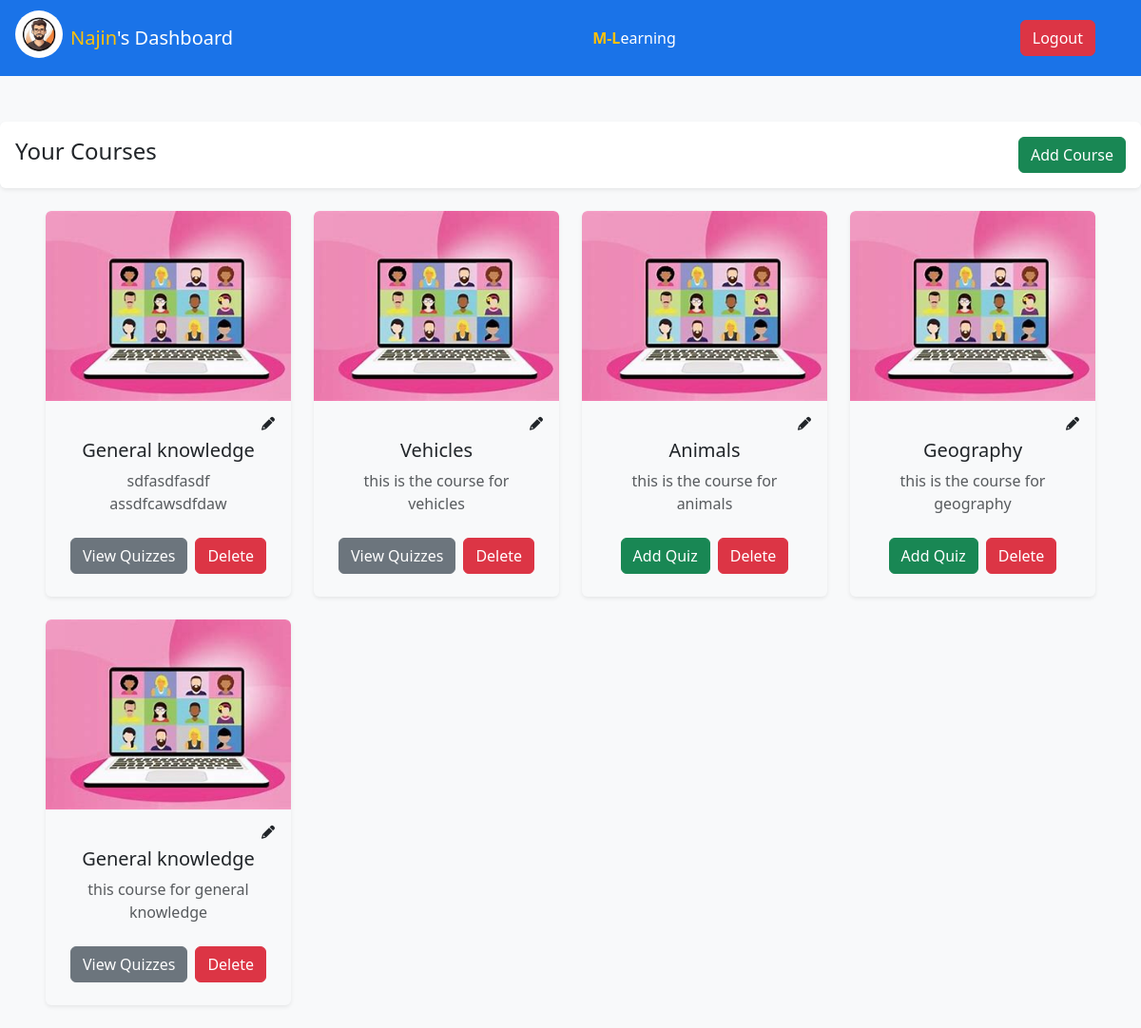
/teacher_home (signed in), run on an earlier commit of the app's database.
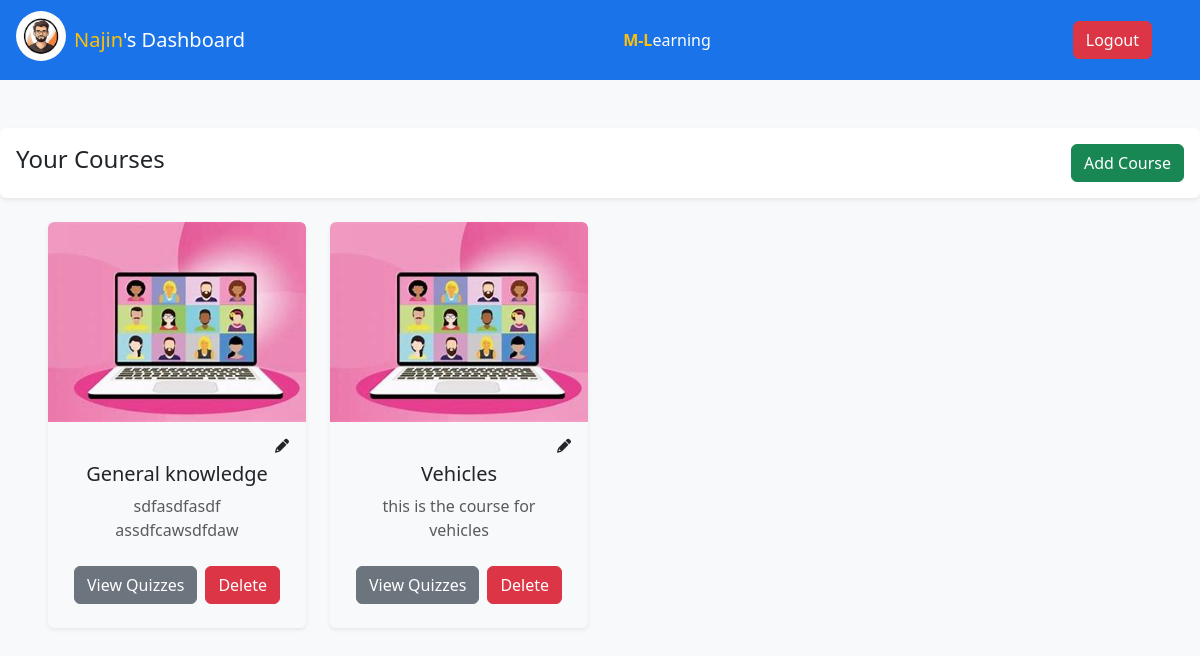
And on a later commit of the database.
### AuthApp/models.py (models this page shows, shortened)
class CustomUser(AbstractUser):
    role = models.CharField(max_length=100, blank=True, null=True)
    username = models.CharField(max_length=100, blank=True, null=True, unique=False)
    email = models.EmailField(max_length=100, blank=True, null=True, unique=True)
    USERNAME_FIELD = "email"
    REQUIRED_FIELDS = []

### TeacherApp/models.py (models this page shows)
class Courses(models.Model):
    teacher = models.ForeignKey(
        CustomUser, related_name="teacher", on_delete=models.CASCADE
    )
    name = models.CharField(max_length=50)
    code = models.CharField(max_length=50, null=True)
    description = models.TextField(null=True)
    quiz_added = models.BooleanField(default=False)

### AuthApp/decorator.py (the view)
        def wrapper(request):
            if key not in request.session:
                return redirect("login")
            return view_func(request)

### AuthApp/decorator.py (called while the page is built)
def check_session_key(key):
    def decorator(view_func):
        def wrapper(request):
            if key not in request.session:
                return redirect("login")
            return view_func(request)
        return wrapper
    return decorator

def check_teacher_session(view_func):
    def wrapper(request):
        if request.session["role"] == "teacher":
            return view_func(request)
        else:
            return redirect("not_found")
    return wrapper

### TeacherApp/views.py (called while the page is built)
@check_session_key("email")
@check_teacher_session
@never_cache
def TeacherHome(request):
    email = request.session["email"]
    current_user = CustomUser.objects.get(email=email)
    courses_queryset = Courses.objects.filter(teacher=current_user)
    context = {"courses_queryset": courses_queryset, "username": current_user.username}
    return render(request, "TeacherHome.html", context)

### TeacherApp/templates/TeacherHome.html (shortened to what this page needs)
{% load static %}
<!DOCTYPE html>
<html lang="en">
<head>
    <link href="https://cdn.jsdelivr.net/npm/bootstrap@5.3.0-alpha1/dist/css/bootstrap.min.css" rel="stylesheet" />
    <link rel="stylesheet" href="https://cdnjs.cloudflare.com/ajax/libs/font-awesome/6.0.0-beta3/css/all.min.css">
</head>
<body class="bg-light">
    <div class="container-fluid p-0 m-0">
              <div class="container-fluid p-0 m-0 bg-custom-blue text-center d-flex justify-content-evenly align-items-center  position-relative" style="height: 10vh;">
                <div class="d-flex px-3 text-white">
                  <img src="{% static "images/profile.jpeg" %}" alt="" height="50" width="50" class="img-fluid rounded-circle mb-2" width="100" height="100">
                  <h5 class="text-capitalize my-auto ms-2"><span class="text-warning">{{ username }}</span>'s Dashboard</h5>
                </div>
                  <a class="navbar-brand text-white m-auto d-md-block d-none" href="#"><span class=" fw-bold text-warning">M-L</span>earning</a>
                  <div class="text-center">
                    <button class="btn btn-danger me-5 " data-bs-toggle="modal" data-bs-target="#logout">Logout</button>
                </div>
              </div>
                <div class="d-flex justify-content-between mt-5 align-items-center mb-4 bg-white p-3 shadow-sm rounded">
                    <h4>Your Courses</h4>
                    <button class="btn btn-success" data-bs-toggle="modal" data-bs-target="#addcourse">Add Course</button>
                </div>
                <div class="row px-5">
                  {% for course in courses_queryset %}
                  <div class="col-md-4 col-lg-3 mb-4">
                      <div class="card shadow-sm border-0 bg-body-tertiary rounded-lg overflow-hidden">
                          <img src="{%static "images/course dummy.jpeg"%}" class="card-img-top" alt="{{ course.name }}" style="height: 200px; object-fit: cover;">
                          <div class="p-2 position-relative">
                              <a href="#editcourse-{{ forloop.counter }}" class="btn btn-sm position-absolute top-0 end-0 m-2" title="edit" data-bs-toggle="modal">
                                  <i class="fas fa-pencil-alt"></i>
                              </a>
                          </div>
                          <div class="card-body p-4">
                              <h5 class="card-title text-center">{{ course.name }}</h5>
                              <p class="card-text text-muted text-center mt-2">{{ course.description }}</p>
                              <div class="d-flex justify-content-center mt-4">
                                  {% if course.quiz_added %}
                                  <a href="{% url 'list_quiz' course.id %}" class="btn btn-secondary me-2">View Quizzes</a>
                                  {% else %}
                                  <a href="{% url 'add_quiz' course.code course.id %}" class="btn btn-success me-2">Add Quiz</a>
                                  {% endif %}
                                  <a href="#delete-{{ forloop.counter }}" class="btn btn-danger" data-bs-toggle="modal">Delete</a>
                              </div>
                          </div>
                      </div>
                  </div>
                  {% endfor %}
                </div>
            </div>
</body>
</html>

### TeacherApp/templates/TeacherHome.html (style rules this page uses)
body { overflow-x: hidden; }
.bg-custom-blue { background-color: #1a73e8; }
.card { transition: transform 0.2s; }

What changed in the data, as far as the page shows it:
removed Courses: name "Animals", description "this is the course for animals", quiz_added "Add Quiz"
removed Courses: name "Geography", description "this is the course for geography", quiz_added "Add Quiz"
removed Courses: name "General knowledge", description "this course for general knowledge", quiz_added "View Quizzes"
